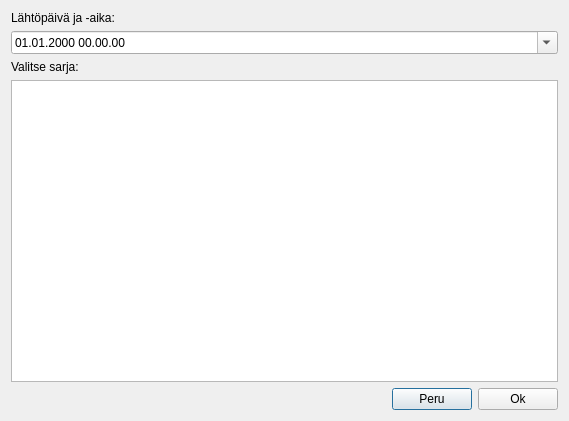
<?xml version="1.0" encoding="UTF-8"?>
<ui version="4.0">
 <class>YhteislahtoDialog</class>
 <widget class="QDialog" name="YhteislahtoDialog">
  <property name="geometry">
   <rect>
    <x>0</x>
    <y>0</y>
    <width>569</width>
    <height>421</height>
   </rect>
  </property>
  <property name="windowTitle">
   <string>Tulospalvelu - Yhteislähtö - Dialog</string>
  </property>
  <layout class="QVBoxLayout" name="verticalLayout">
   <item>
    <widget class="QLabel" name="label_2">
     <property name="text">
      <string>Lähtöpäivä ja -aika:</string>
     </property>
    </widget>
   </item>
   <item>
    <widget class="QDateTimeEdit" name="lahtoDateTimeEdit">
     <property name="displayFormat">
      <string>dd.MM.yyyy HH.mm.ss</string>
     </property>
     <property name="calendarPopup">
      <bool>true</bool>
     </property>
    </widget>
   </item>
   <item>
    <widget class="QLabel" name="label">
     <property name="text">
      <string>Valitse sarja:</string>
     </property>
    </widget>
   </item>
   <item>
    <widget class="QTreeView" name="sarjaView">
     <property name="rootIsDecorated">
      <bool>false</bool>
     </property>
     <property name="itemsExpandable">
      <bool>false</bool>
     </property>
     <property name="expandsOnDoubleClick">
      <bool>false</bool>
     </property>
    </widget>
   </item>
   <item>
    <layout class="QHBoxLayout" name="horizontalLayout">
     <item>
      <spacer name="horizontalSpacer">
       <property name="orientation">
        <enum>Qt::Horizontal</enum>
       </property>
       <property name="sizeHint" stdset="0">
        <size>
         <width>40</width>
         <height>20</height>
        </size>
       </property>
      </spacer>
     </item>
     <item>
      <widget class="QPushButton" name="cancelButton">
       <property name="text">
        <string>Peru</string>
       </property>
      </widget>
     </item>
     <item>
      <widget class="QPushButton" name="acceptButton">
       <property name="text">
        <string>Ok</string>
       </property>
      </widget>
     </item>
    </layout>
   </item>
  </layout>
 </widget>
 <resources/>
 <connections>
  <connection>
   <sender>acceptButton</sender>
   <signal>clicked()</signal>
   <receiver>YhteislahtoDialog</receiver>
   <slot>accept()</slot>
   <hints>
    <hint type="sourcelabel">
     <x>338</x>
     <y>265</y>
    </hint>
    <hint type="destinationlabel">
     <x>199</x>
     <y>149</y>
    </hint>
   </hints>
  </connection>
  <connection>
   <sender>cancelButton</sender>
   <signal>clicked()</signal>
   <receiver>YhteislahtoDialog</receiver>
   <slot>reject()</slot>
   <hints>
    <hint type="sourcelabel">
     <x>238</x>
     <y>265</y>
    </hint>
    <hint type="destinationlabel">
     <x>199</x>
     <y>149</y>
    </hint>
   </hints>
  </connection>
 </connections>
</ui>
